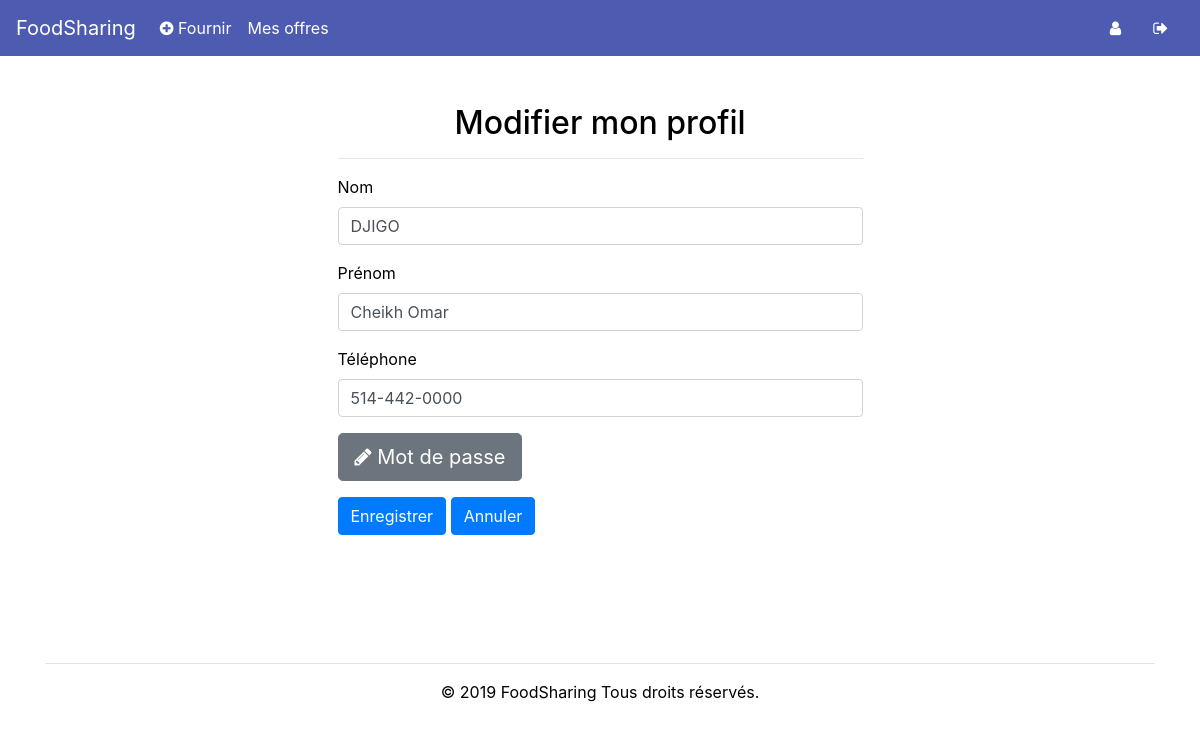
The page /profile (signed in) on the database its author committed.
### tables this page shows
CREATE TABLE regularsUsers (
    user_id INTEGER PRIMARY KEY,
    first_name varchar(255) NOT NULL,
    last_name varchar(255) NOT NULL,
    email varchar(255) NOT NULL UNIQUE,
    password varchar(255) NOT NULL
, phonenumber VARCHAR(255));

### app.py (the view)
@app.route('/profile')
def access_profile():
    if session.get("id") is None:
        return redirect('/')
    else:
        db = Database()
        user_infos = db.get_user_by_id(session.get('id'))
        return render_template('my_profile.html', year=now, user_infos=user_infos)

### database.py (called while the page is built)
    def get_connection(self):
        if self.connection is None:
            try:
                self.connection = sqlite3.connect('database/users.db')
            except sqlite3.Error as error:
                print("Failed to insert Python variable into sqlite table", error)
        return self.connection

    def disconnect(self):
        if self.connection is not None:
            self.connection.close()

    def get_user_by_id(self, id):
        connect = self.get_connection()
        cur = connect.cursor()
        cur.execute("SELECT * FROM regularsUsers WHERE user_id= ?", (id,))
        result = cur.fetchone()
        self.disconnect()
        if result is None:
            return None
        else:
            return result

### templates/my_profile.html (shortened to what this page needs)
<!DOCTYPE html>
 <html class="not-ie no-js" lang="fr">
    <head>
        <link href="https://stackpath.bootstrapcdn.com/bootstrap/4.3.1/css/bootstrap.min.css" rel="stylesheet">
        <link href="/static/css/HomeStyle.css" rel="stylesheet">
        <link rel="stylesheet" href="https://cdnjs.cloudflare.com/ajax/libs/font-awesome/4.7.0/css/font-awesome.min.css">
    </head>
    <body>
            <nav class="navbar navbar-expand-lg navbar-light" style="background-color:#4d5cb1;">
                  <a class="navbar-brand" href="/" style="color:white!important;">FoodSharing</a>
                <div class="collapse navbar-collapse" id="navbarText">
                <ul class="navbar-nav mr-auto">
                  <li class="nav-item">
                    <a class="nav-link" href="/add_offer" style="color:white!important;"><i class="fa fa-plus-circle" aria-hidden="true"></i> Fournir</a>
                  </li>
                  <li class="nav-item">
                    <a class="nav-link" href="/my_offers" style="color:white!important;">Mes offres</a>
                  </li>
                </ul>
                <a class="nav-link" href="/profile" style="color:white!important;"><span class="sr-only">(current)</span><i class="fa fa-user" aria-hidden="true"></i></a>
                <a class="nav-link" href="/disconnect" style="color:white!important;"><i class="fa fa-sign-out" aria-hidden="true"></i></a>
              </div>
            </nav>
            <div class="container">
                <div class="col-md-6" style="margin: 0 auto;">
                    <h2 class="text-center" style="padding-top:3rem;">Modifier mon profil</h2><hr/>
                    <form>
                         <div class="form-group">
		                        <label for="nom">Nom</label>
		                        <input type="text" class="form-control" value="{{ user_infos[2] }}" name="change-lname" id="change-lname">
                         </div>
                         <div class="form-group">
		                        <label for="nom">Prénom</label>
		                        <input type="text" class="form-control" value="{{ user_infos[1] }}" name="change-fname" id="change-fname">
                         </div>
                        <div class="form-group">
		                        <label for="nom">Téléphone</label>
		                        <input type="text" class="form-control" value="{{ user_infos[5] }}" name="change-phone" id="change-phone">
                         </div>
                        <div class="form-group">
                            <a class="btn btn-secondary btn-lg" href="/change_password"><i class="fa fa-pencil" aria-hidden="true"></i> Mot de passe</a>
                        </div>
                         <button type="button" class="btn btn-primary" name="save">Enregistrer</button>
                         <button type="submit" class="btn btn-primary" name="cancel">Annuler</button>
                    </form>
                </div>
				<div class="text-center footer">
                    <hr/>
		            <p>© {{ year }} FoodSharing Tous droits réservés.</p>
		        </div>
			</div>
    </body>

### static/css/HomeStyle.css (style rules this page uses)
body { background-color: #ffffff; color: black; }
.footer { margin-top:8rem; color:black; }

### rows shown on the page
regularsUsers: change-lname "DJIGO", change-fname "Cheikh Omar", change-phone "514-442-0000"

### other values the page prints
{{ year }} "2019"
